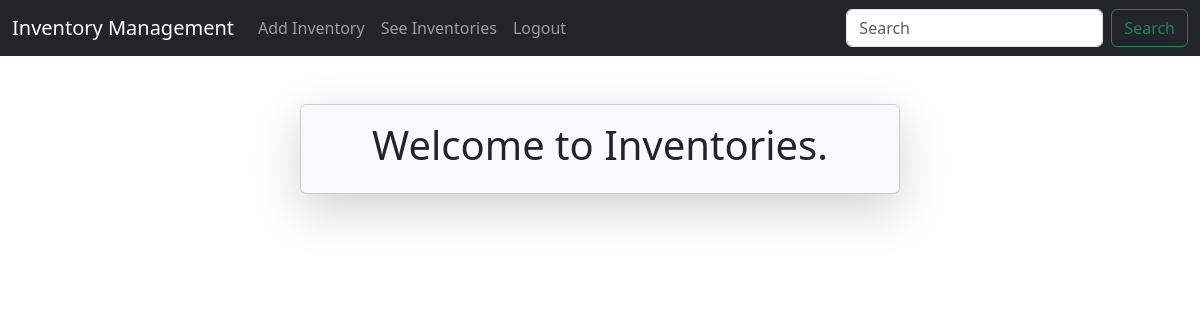
The page /inventory/ (signed in) on the database as committed earlier.
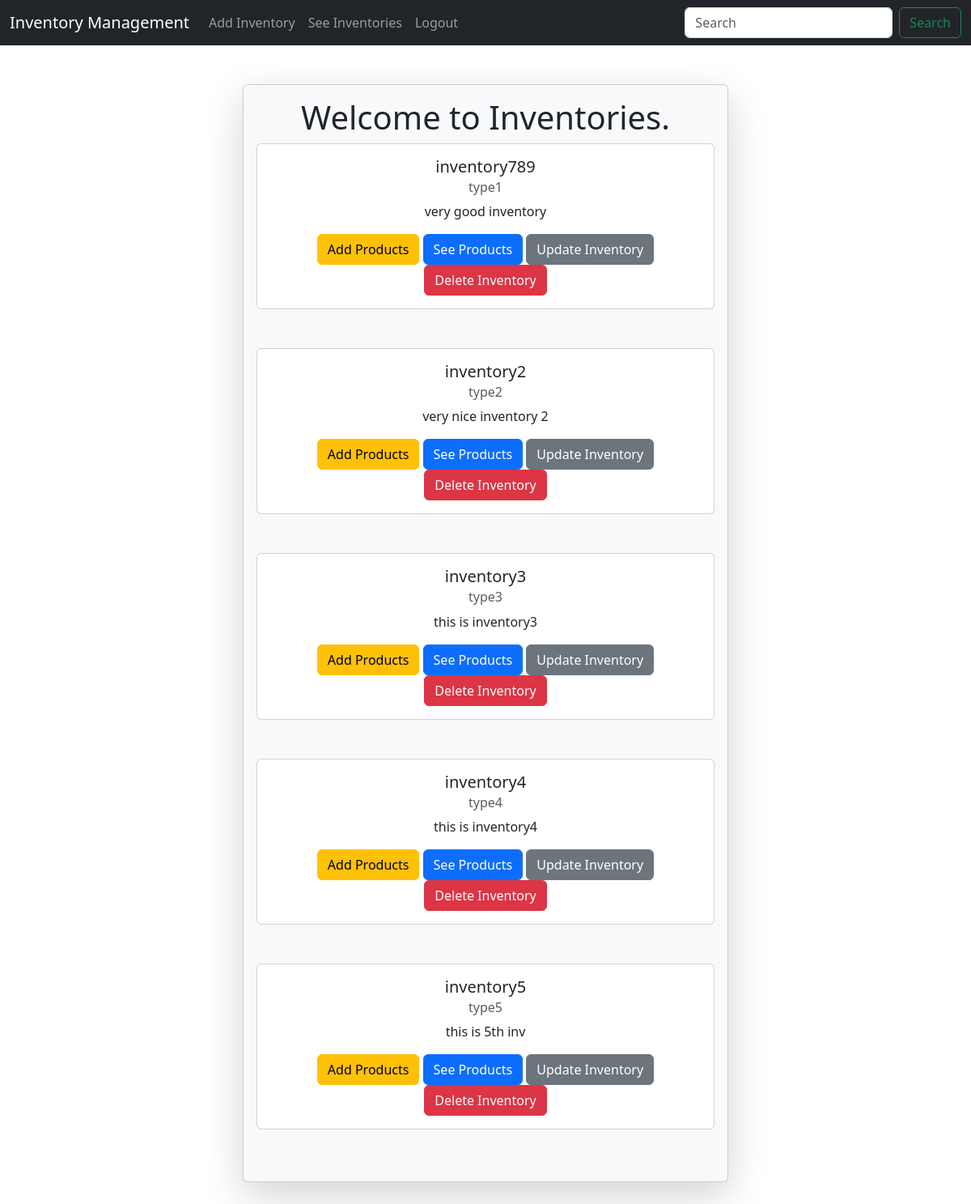
The same page on the database as committed later.
### inventory/models.py (models this page shows, shortened)
class Inventory(models.Model):
    inventory_name = models.CharField(max_length=100)
    inventory_type = models.CharField(max_length=100)
    inventory_description = models.TextField()

### inventory/views.py (the view)
# urls.py: path('inventory/', views.inventory_view, name='inventory'),
def inventory_view(request):
    inventories = Inventory.objects.all()
    if request.user.is_authenticated:
        return render(request, 'inventory.html', {'inventories':inventories})

### inventory/templates/inventory.html (shortened to what this page needs)
{% extends 'base.html' %}
{% block content %}
<br><br>
<div class="container w-50 card shadow-lg p-3 mb-5 bg-body-tertiary rounded text-center">
    <h1>Welcome to Inventories.</h1>
    {% if user.is_authenticated %}
    {% for inventory in inventories %}
    <div class="row">
        <div class="col-sm-12 mb-3 mb-sm-0">
            <div class="card">
                <div class="card-body">
                    <h5 class="card-title">{{ inventory.inventory_name }}</h5>
                    <h6 class="card-subtitle mb-2 text-body-secondary">{{ inventory.inventory_type }}</h6>
                    <p class="card-text">{{ inventory.inventory_description }}</p>
                    <a href="{% url 'add_product' inventory.id %}" class="btn btn-warning">Add Products</a>
                    <a href="{% url 'products' pk=inventory.id %}" class="btn btn-primary">See Products</a>
                    <a href="{% url 'update_inventory' pk=inventory.id %}" class="btn btn-secondary">Update Inventory</a>
                    <a href="{% url 'delete_inventory' pk=inventory.id %}" class="btn btn-danger">Delete Inventory</a>
                </div>
            </div>
        </div>
    </div>
    <br><br>
    {% endfor %}
    {% endif %}
</div>
{% endblock %}

### inventory/templates/base.html (shortened to what this page needs)
<!doctype html>
<html lang="en">
  <head>
    <link href="https://cdn.jsdelivr.net/npm/bootstrap@5.3.3/dist/css/bootstrap.min.css" rel="stylesheet">
  </head>
  <body>
    {% include 'navbar.html' %}
    {% block content %}
    {% endblock %}
  </body>
</html>

### inventory/templates/navbar.html (shortened to what this page needs)
<nav class="navbar navbar-expand-lg bg-dark navbar-dark">
    <div class="container-fluid">
      {% if user.is_authenticated %}
      <a class="navbar-brand" href="{% url 'home' %}">Inventory Management</a>
      <div class="collapse navbar-collapse" id="navbarSupportedContent">
        <ul class="navbar-nav me-auto mb-2 mb-lg-0">
          <li class="nav-item">
            <a class="nav-link" href="{% url 'add_inventory' %}">Add Inventory</a>
          </li>
          <li class="nav-item">
            <a class="nav-link" href="{% url 'inventory' %}">See Inventories</a>
          </li>
          <li class="nav-item">
            <a class="nav-link" href="{% url 'logout' %}">Logout</a>
          </li>
        </ul>
        <form class="d-flex" role="search">
          <input class="form-control me-2" type="search" placeholder="Search" aria-label="Search">
          <button class="btn btn-outline-success" type="submit">Search</button>
        </form>
        {% endif %}
      </div>
    </div>
  </nav>

Rows that differ between the two databases and show on the page:
added Inventory: inventory_name "inventory789", inventory_type "type1", inventory_description "very good inventory"
added Inventory: inventory_name "inventory2", inventory_type "type2", inventory_description "very nice inventory 2"
added Inventory: inventory_name "inventory3", inventory_type "type3", inventory_description "this is inventory3"
added Inventory: inventory_name "inventory4", inventory_type "type4", inventory_description "this is inventory4"
added Inventory: inventory_name "inventory5", inventory_type "type5", inventory_description "this is 5th inv"
